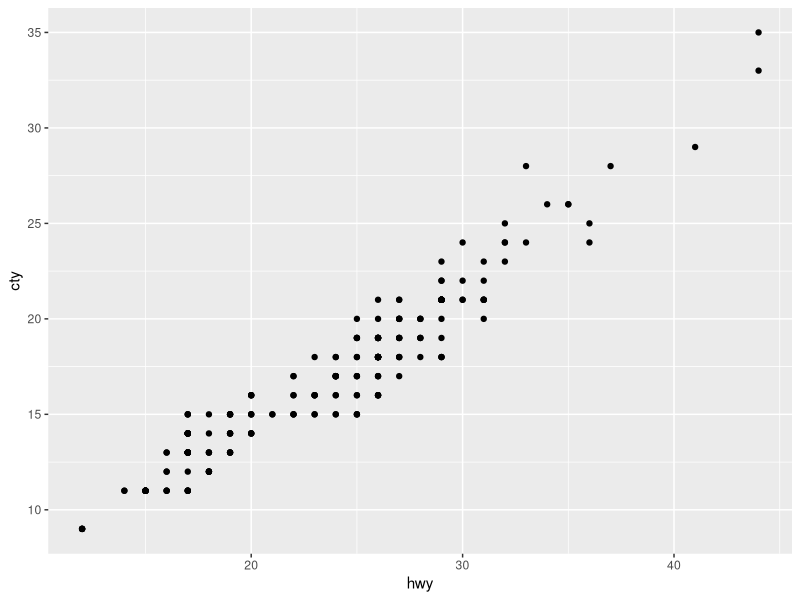
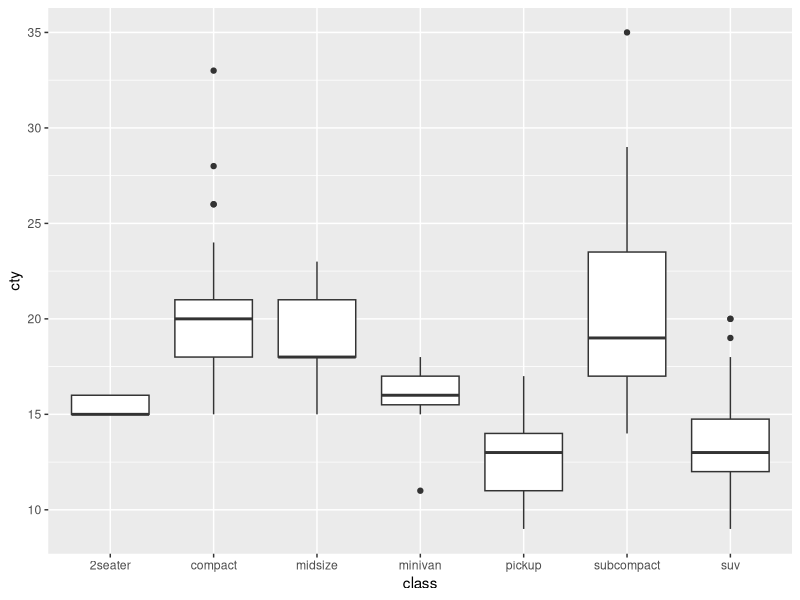
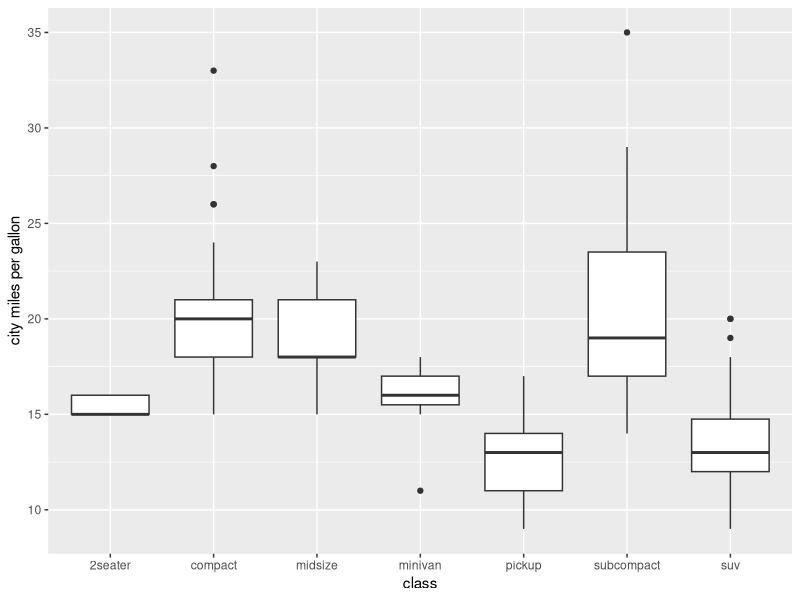

These figures' R source, in order:
## ---- chunk 1
library(ggplot2)
ggplot(data = mpg) +
  geom_point(mapping = aes(x = hwy, y = cty))
## ---- chunk 2
ggplot(data = mpg) +
  geom_boxplot(mapping = aes(x = class, y = cty))
## ---- chunk 3
ggplot(data = mpg) +
  geom_boxplot(mapping = aes(x = class, y = cty)) +
  ylab("city miles per gallon") +
  xlab("class")
